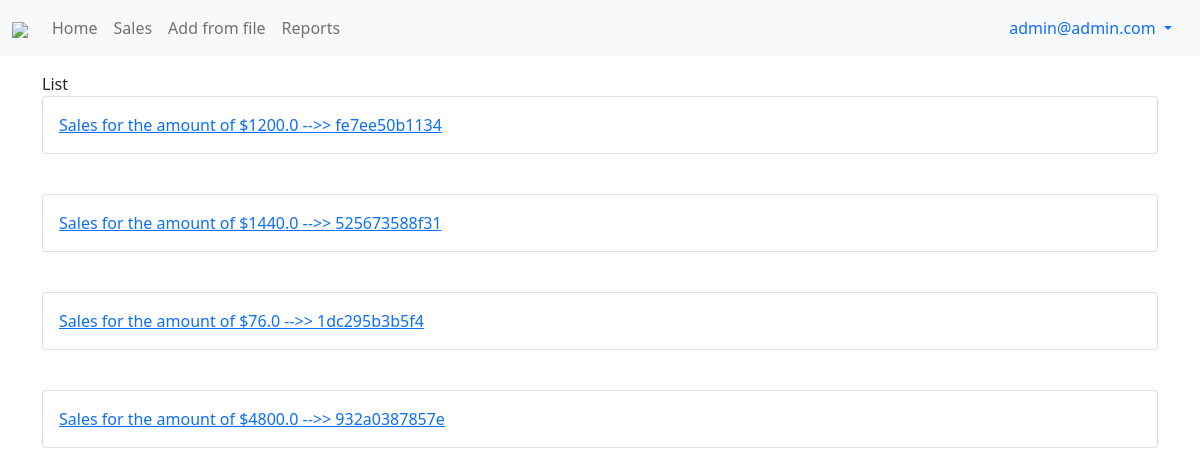
The app's page /sales/ (signed in) with its own data.
### sales/models.py (models this page shows, shortened)
class Sales(models.Model):
    transaction_id = models.CharField(max_length=12, blank=True)
    positions = models.ManyToManyField(Position)
    total_price = models.FloatField(blank=True, null=True)
    customer = models.ForeignKey(Customer, on_delete=models.CASCADE)
    salesman = models.ForeignKey(Profile, on_delete=models.CASCADE)
    created = models.DateTimeField(blank=True)
    updated = models.DateTimeField(auto_now=True)
    def __str__(self):
        return f"Sales for the amount of ${self.total_price}"
    def get_absolute_url(self):
        return reverse('sales:detail', kwargs={'pk': self.pk})

### sales/views.py (the view)
# urls.py: path('sales/', SaleListView.as_view(), name='list'),
class SaleListView(generic.ListView):
    model = Sales
    template_name = 'sales/main.html'
    context_object_name = 'qs'

### templates/sales/main.html (shortened to what this page needs)
{% extends 'parts/base.html' %}
{% block content %}
List
{% for obj in qs %}
    <br>
<div class="card mb-3">
    <a href="{{ obj.get_absolute_url }}" class="card-body">
    {{ obj }} -->>
    {{ obj.transaction_id }}
    </a>
</div>
{% endfor %}
{% endblock content%}

### templates/parts/base.html (shortened to what this page needs)
{% load static %}
<!doctype html>
<html lang="en">
  <head>
    <link href="https://cdn.jsdelivr.net/npm/bootstrap@5.0.0-beta2/dist/css/bootstrap.min.css" rel="stylesheet">
    <link rel="stylesheet" href="{% static 'style.css' %}">
  </head>
  <body>
    {% include 'parts/navbar.html' %}
    <div class="container mt-3 mb-3">
        {% block content %}
        {% endblock content %}
    </div>
  </body>
</html>

### templates/parts/navbar.html (shortened to what this page needs)
{% load static %}
<nav class="navbar navbar-expand-lg navbar-light bg-light">
  <div class="container-fluid">
    <a class="navbar-brand" href=""><img src="{% static 'logo.png' %}" class="logo-sm"></a>
    <div class="collapse navbar-collapse" id="navbarNav">
      <ul class="navbar-nav">
        <li class="nav-item">
          <a class="nav-link" href="">Home</a>
        </li>
        <li class="nav-item">
          <a class="nav-link" href="">Sales</a>
        </li>
        <li class="nav-item">
          <a class="nav-link" href="">Add from file</a>
        </li>
        <li class="nav-item">
          <a class="nav-link" href="">Reports</a>
        </li>
      </ul>
    </div>
    {% if request.user.is_authenticated %}
      <div class="nav-item dropdown">
        <div class="nav-link dropdown-toggle" id="navbarDropdownMenuLink" role="button" data-bs-toggle="dropdown" aria-expanded="false">
          <img src="" class="">&nbsp;{{request.user}}
        </div>
      </div>
    {% endif %}
  </div>
</nav>

### records on screen
Sales: total_price "Sales for the amount of $1200.0", transaction_id "fe7ee50b1134"
Sales: total_price "Sales for the amount of $1440.0", transaction_id "525673588f31"
Sales: total_price "Sales for the amount of $76.0", transaction_id "1dc295b3b5f4"
Sales: total_price "Sales for the amount of $4800.0", transaction_id "932a0387857e"

### other values on screen
{{ request.user }} "admin@admin.com"
